Frame 1 (no input): blank canvas, image omitted
Frame 60 (the mouse pressed at the canvas centre just before this capture): blank canvas, image omitted
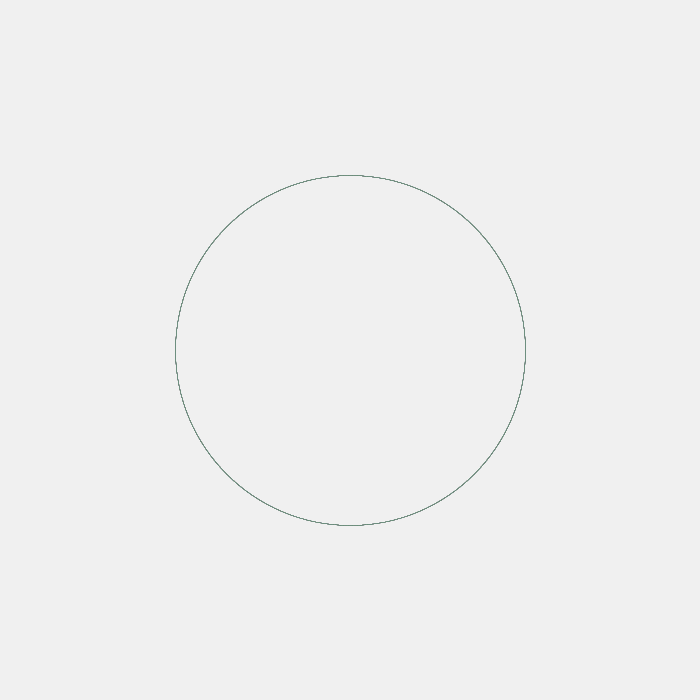
Frame 120 (the mouse held since frame 60 and released just before this capture)

The Processing sketch whose frames 1 and 60 were blank and that drew this single picture after the mouse press (run headless with seeded random() and noise(); from frame 60 on, the mouse is pressed at the canvas centre):

// Processing sketch: processing_56426
// ── processing_56426.pde

void setup() {
      size(700, 700);
      background(240, 240, 240);
      stroke(127, 127, 127);
      strokeWeight (1);
      smooth ();
       
    }
 
    void draw() {
      noFill();
      ellipse(350,  350, mouseX, mouseY);
      strokeWeight(0.3);
      float f = 0.3333333;
      float durchmesser = random(100);
      stroke(random(255),random(255),random(255), 50);

 
       
       
    }
     
 
 
   void mousePressed() {
      background(167, 251, 222);
      stroke(217, 202, 215);
    }
    
